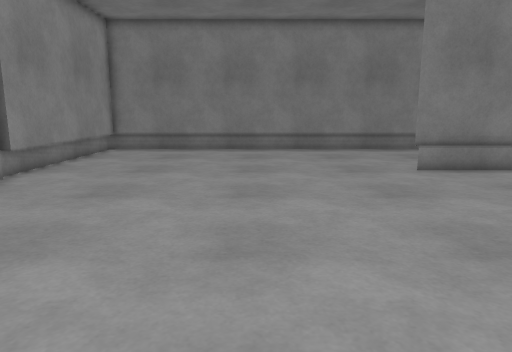
View 1 (above)

15 first-person views from a walk through a Gazebo world. The camera is 1.1 m above the floor, tilts 10° down and sees 70° across. The floor is counted in squares, 0.5 m on a side. Each view is taken from the middle of a square. On the plan, view 1 faces up. The plan holds only what a view shows up to about 20 squares ahead; the rest is blank.

View 2
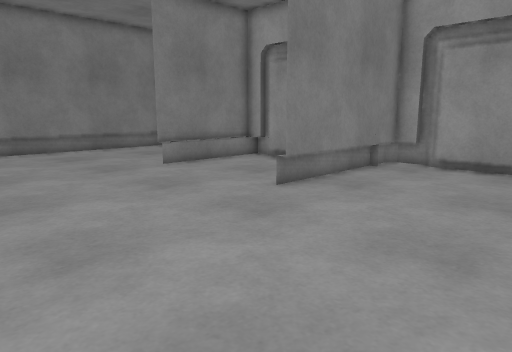

View 3
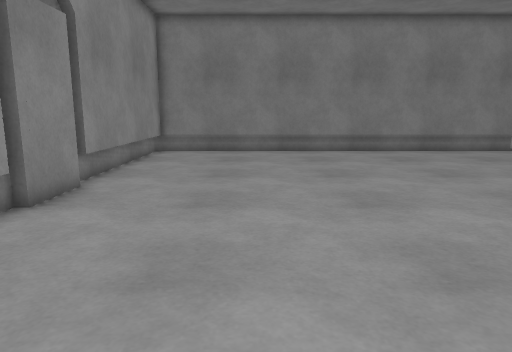

View 4
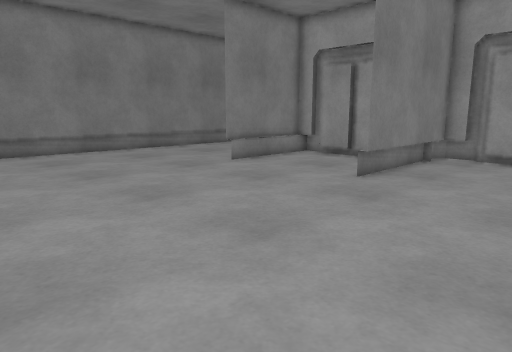

View 5
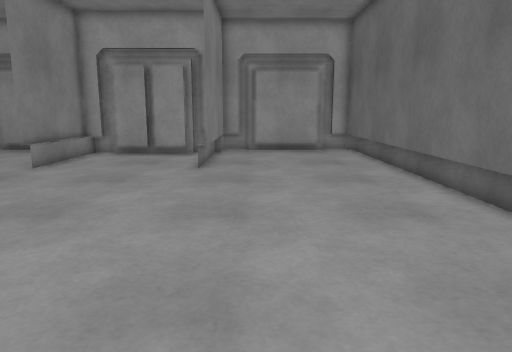

View 6
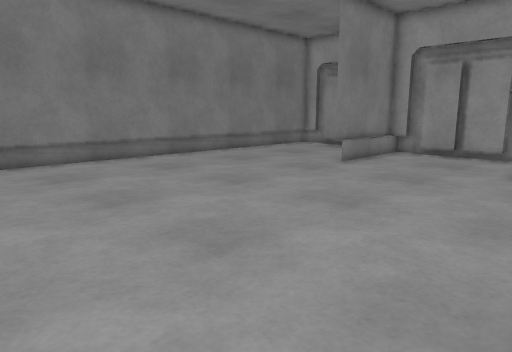

View 7
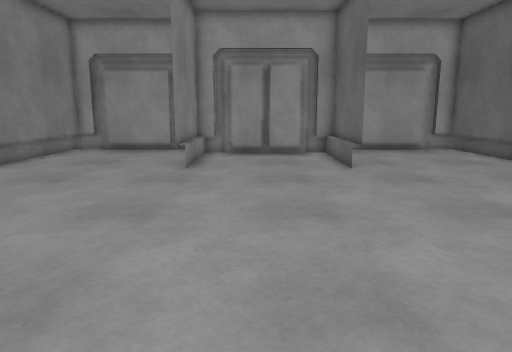

View 8
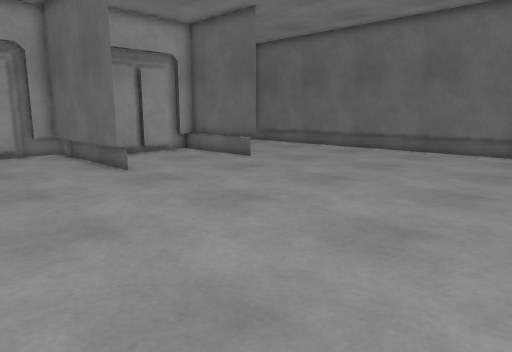

View 9
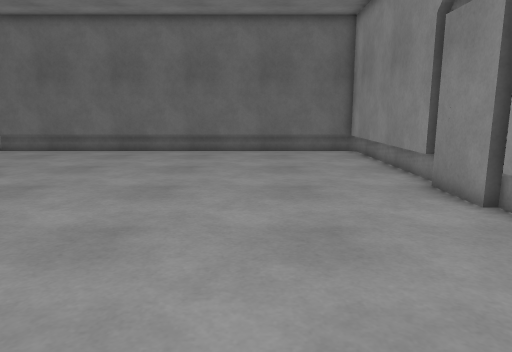

View 10
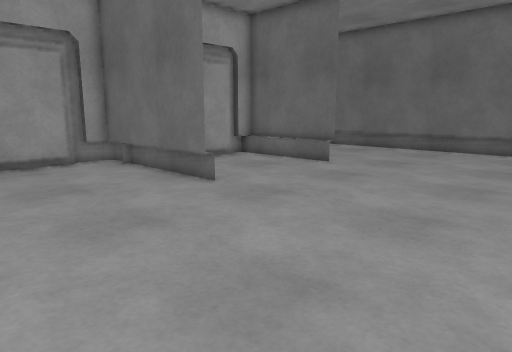

View 11
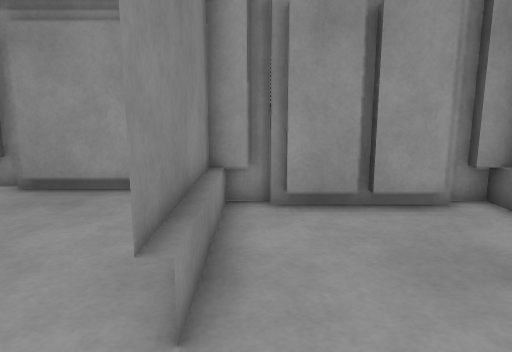

View 12
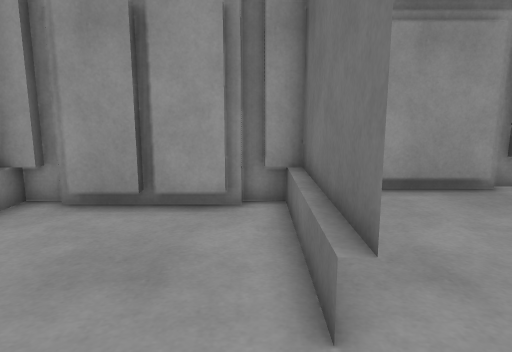

View 13
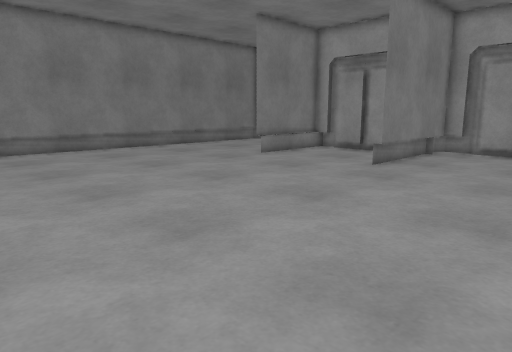

View 14
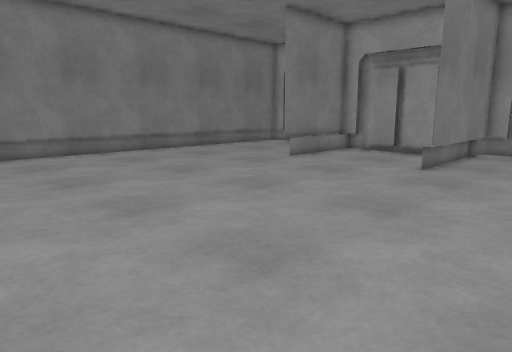

View 15
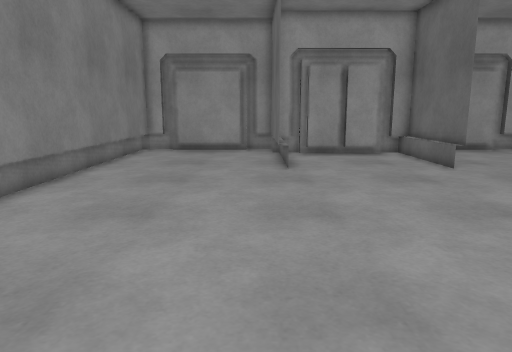

### Floor plan
Points are (right, up) in squares from view 1. A wall is a line through its corners. A room is listed if a view was taken in it or the views show most of it. See-through windows are left out.
Room 1 (views 1, 2, 3, 4, 5, 6, 7, 8, 9, 10, 11, 12, 13, 14, 15)
walls: (6, 14.1) (13.3, 14.1) (13.3, 15); (6, 6.9) (11.5, 6.9) (11.5, 7.8); (11.2, 10.7) (11.2, 12.3) (11.6, 12.3); (11.5, 13.2) (11.5, 14.1) (6.1, 14.1); (11.6, 8.7) (11.2, 8.7) (11.2, 10.3); (11.5, 8.3) (11.5, 12.6); (11.9, 12.6) (11.9, 14.1); (-8.3, 8.8) (-8.3, -0.3) (12.5, -0.3); (11.9, 6.9) (11.9, 8.3); (-8.6, 9.2) (-8.6, 8.8); (13, 15.9) (13, 19.5); (13.7, 14.1) (13.7, 15.5); (13.3, 15.5) (13.3, 19.5); (13.8, 6) (13.3, 6) (13.3, 6.9) (6.1, 6.9); (13.7, 5.5) (13.7, 6.9); (-8.6, 20.9) (-8.6, 11.8) (-8.3, 11.8) (-8.3, 9.1); (13, 1.4) (13, 5.1); (12.5, 21.3) (-8.3, 21.3) (-8.3, 12.2); (13.7, 20) (13.7, 20.6); (13.3, 1.1) (13.3, 5.5); (13.7, 0.4) (13.7, 1)
low walls: (6, 7.3) (12, 7.3); (12, 13.7) (6.1, 13.7) (11.9, 13.7); (12, 7.2) (6.1, 7.2); (-8.6, 8.5) (-8.6, 0); (12.6, 13.7) (13.3, 13.7) (13.7, 14.1); (13.7, 6.9) (13.3, 7.2) (12.6, 7.2); (-3.5, -0.7) (12.1, -0.7); (12.1, 21.6) (-5.2, 21.6)

Where each view was taken, in squares from view 1:
view 1: 0 up, 0 right, facing up
view 2: 0 up, 2 left, facing up-right
view 3: 1 up, 3 left, facing up
view 4: 1 up, 5 left, facing up-right
view 5: 5 up, 8 left, facing right
view 6: 5 up, 8 left, facing up-right
view 7: 11 up, 8 left, facing right
view 8: 20 up, 7 left, facing down-right
view 9: 20 up, 3 left, facing down
view 10: 21 up, 3 left, facing down-right
view 11: 13 up, 3 right, facing right
view 12: 8 up, 3 right, facing right
view 13: 0 up, 8 left, facing up-right
view 14: 2 up, 8 left, facing up-right
view 15: 15 up, 8 left, facing right
